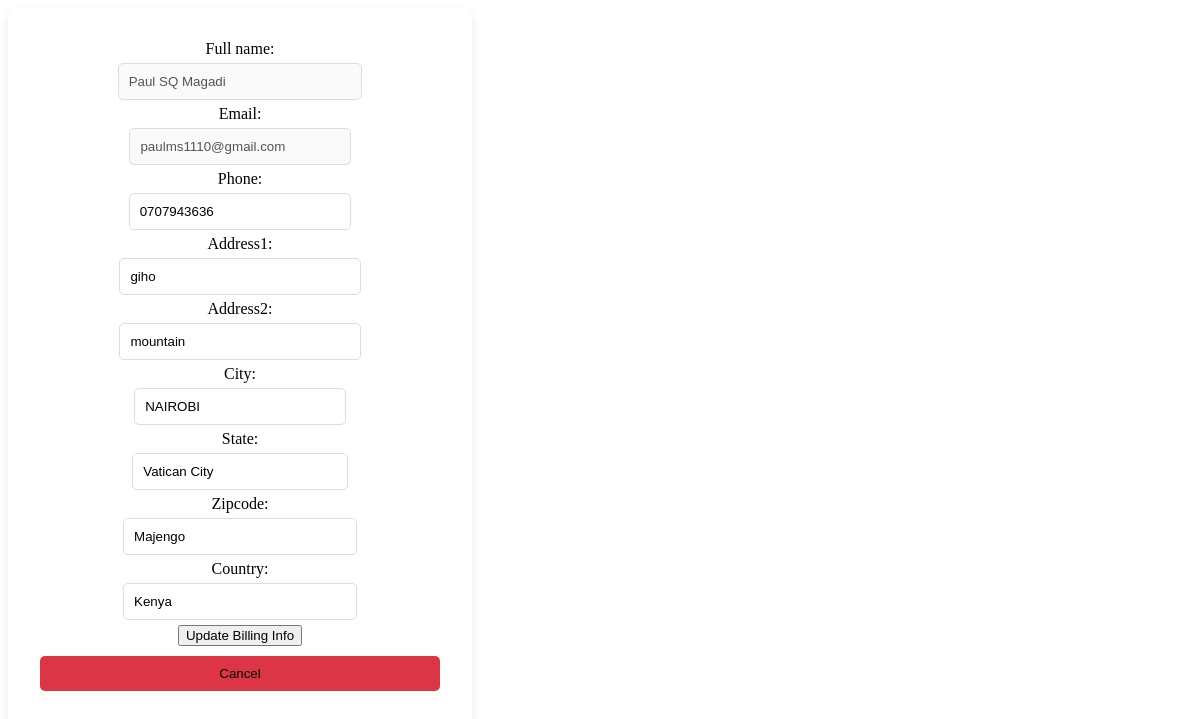
Screenshot of /user/update-billing/ (signed in) with the database file from the repository.
### users/models.py (models this page shows, shortened)
class BillingAddress(models.Model):
    user = models.OneToOneField(CustomUser, on_delete=models.CASCADE, related_name="billing_address")
    phone = models.CharField(max_length=20, blank=True)
    full_name = models.CharField(max_length=255)
    email = models.CharField(max_length=255)
    address1 = models.CharField(max_length=255)
    address2 = models.CharField(max_length=255, null=True, blank=True)
    city = models.CharField(max_length=255)
    state = models.CharField(max_length=255, null=True, blank=True)
    zipcode = models.CharField(max_length=200, blank=True)
    country = models.CharField(max_length=255)
    class Meta:
        verbose_name_plural = 'Billing Address'

### users/views.py (the view, shortened to what this page needs)
# urls.py: path('update-billing/', views.update_billing, name='update_billing'),
@login_required
def update_billing(request):
    if request.user.is_authenticated:
        billing_address, created = BillingAddress.objects.get_or_create(
        user=request.user,
        defaults={
            'full_name': f"{request.user.first_name} {request.user.last_name}",
            'email': request.user.email
        }
    )
    form = UpdatedBillingAddressForm(request.POST or None, instance=billing_address)
    return render(request, 'users/update_billing.html', {'form': form,})

### users/forms.py
class UpdatedBillingAddressForm(forms.ModelForm):
    full_name = forms.CharField(disabled=True)  # Optional: disable editing
    email = forms.EmailField(disabled=True)     # Optional: disable editing
    phone = forms.CharField()
    address1 = forms.CharField()
    address2 = forms.CharField(required=False)
    city = forms.CharField()
    state = forms.CharField(required=False)
    zipcode = forms.CharField()
    country = forms.CharField()
    class Meta:
        model = BillingAddress
        fields = ["full_name", "email", "phone", "address1", "address2", "city", "state", "zipcode", "country"]

### cart/context_processors.py (called while the page is built)
def cart(request):
    return {'cart': Cart(request)}

### main/context_processors.py (called while the page is built)
def categories_processor(request):
    categories = Category.objects.filter(parent__isnull=True).prefetch_related("children")
    return {'categories': categories,}

def brand_list(request):
    brand_list = (
        Product.objects.filter(is_listed=True)
        .exclude(brand__isnull=True)
        .exclude(brand__exact='')
        .values_list('brand', flat=True)
        .distinct()
        .order_by('brand')
    )
    return {
        'brand_list': brand_list
    }

### users/templates/users/update_billing.html (shortened to what this page needs)
<div class="form-container">
    <form action="{% url 'update_billing' %}" method="post" class="register-form">
        <div class="login-container">
            {{ form }}
            <button type="submit">Update Billing Info</button>
        </div>
        <div class="login-container">
            <button type="button" class="cancelbtn" id="cancel-signup-button" onclick="redirectBack()">Cancel</button>
        </div>
    </form>
</div>

### users/templates/users/update_billing.html (style rules this page uses)
.form-container { background: white; padding: 2rem; border-radius: 10px; box-shadow: 0px 4px 10px rgba(0, 0, 0, 0.1); width: 100%; max-width: 400px; text-align: center; position: relative; }
.login-container { display: flex; flex-direction: column; align-items: center; width: 100%; }
.login-container input { width: 90%; padding: 10px; margin: 5px 0; border: 1px solid #ddd; border-radius: 5px; }
.cancelbtn { background-color: #dc3545; border: none; padding: 10px; border-radius: 5px; width: 100%; margin-top: 10px; }

### rows the page displays
BillingAddress: full_name "Paul SQ Magadi", email "paulms1110@gmail.com", phone "0707943636", address1 "giho", address2 "mountain", city "NAIROBI", state "Vatican City", zipcode "Majengo", country "Kenya"
